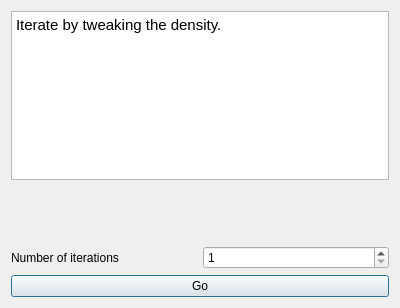
<?xml version="1.0" encoding="UTF-8"?>
<ui version="4.0">
 <class>Dialog</class>
 <widget class="QDialog" name="Dialog">
  <property name="geometry">
   <rect>
    <x>0</x>
    <y>0</y>
    <width>400</width>
    <height>308</height>
   </rect>
  </property>
  <property name="windowTitle">
   <string>Iterate by Density</string>
  </property>
  <layout class="QVBoxLayout" name="verticalLayout">
   <item>
    <widget class="QTextBrowser" name="textBrowser_3">
     <property name="html">
      <string>&lt;!DOCTYPE HTML PUBLIC &quot;-//W3C//DTD HTML 4.0//EN&quot; &quot;http://www.w3.org/TR/REC-html40/strict.dtd&quot;&gt;
&lt;html&gt;&lt;head&gt;&lt;meta name=&quot;qrichtext&quot; content=&quot;1&quot; /&gt;&lt;style type=&quot;text/css&quot;&gt;
p, li { white-space: pre-wrap; }
&lt;/style&gt;&lt;/head&gt;&lt;body style=&quot; font-family:'.AppleSystemUIFont'; font-size:13pt; font-weight:400; font-style:normal;&quot;&gt;
&lt;p style=&quot; margin-top:0px; margin-bottom:0px; margin-left:0px; margin-right:0px; -qt-block-indent:0; text-indent:0px;&quot;&gt;&lt;span style=&quot; font-family:'Ubuntu'; font-size:11pt;&quot;&gt;Iterate by tweaking the density.&lt;/span&gt;&lt;/p&gt;&lt;/body&gt;&lt;/html&gt;</string>
     </property>
    </widget>
   </item>
   <item>
    <spacer name="verticalSpacer_3">
     <property name="orientation">
      <enum>Qt::Vertical</enum>
     </property>
     <property name="sizeHint" stdset="0">
      <size>
       <width>20</width>
       <height>83</height>
      </size>
     </property>
    </spacer>
   </item>
   <item>
    <layout class="QHBoxLayout" name="horizontalLayout_4">
     <item>
      <widget class="QLabel" name="label_6">
       <property name="text">
        <string>Number of iterations</string>
       </property>
      </widget>
     </item>
     <item>
      <widget class="QSpinBox" name="numberIterationsSpinBox">
       <property name="minimum">
        <number>1</number>
       </property>
      </widget>
     </item>
    </layout>
   </item>
   <item>
    <widget class="QPushButton" name="iterateButton">
     <property name="text">
      <string>Go</string>
     </property>
    </widget>
   </item>
  </layout>
 </widget>
 <resources/>
 <connections/>
</ui>
